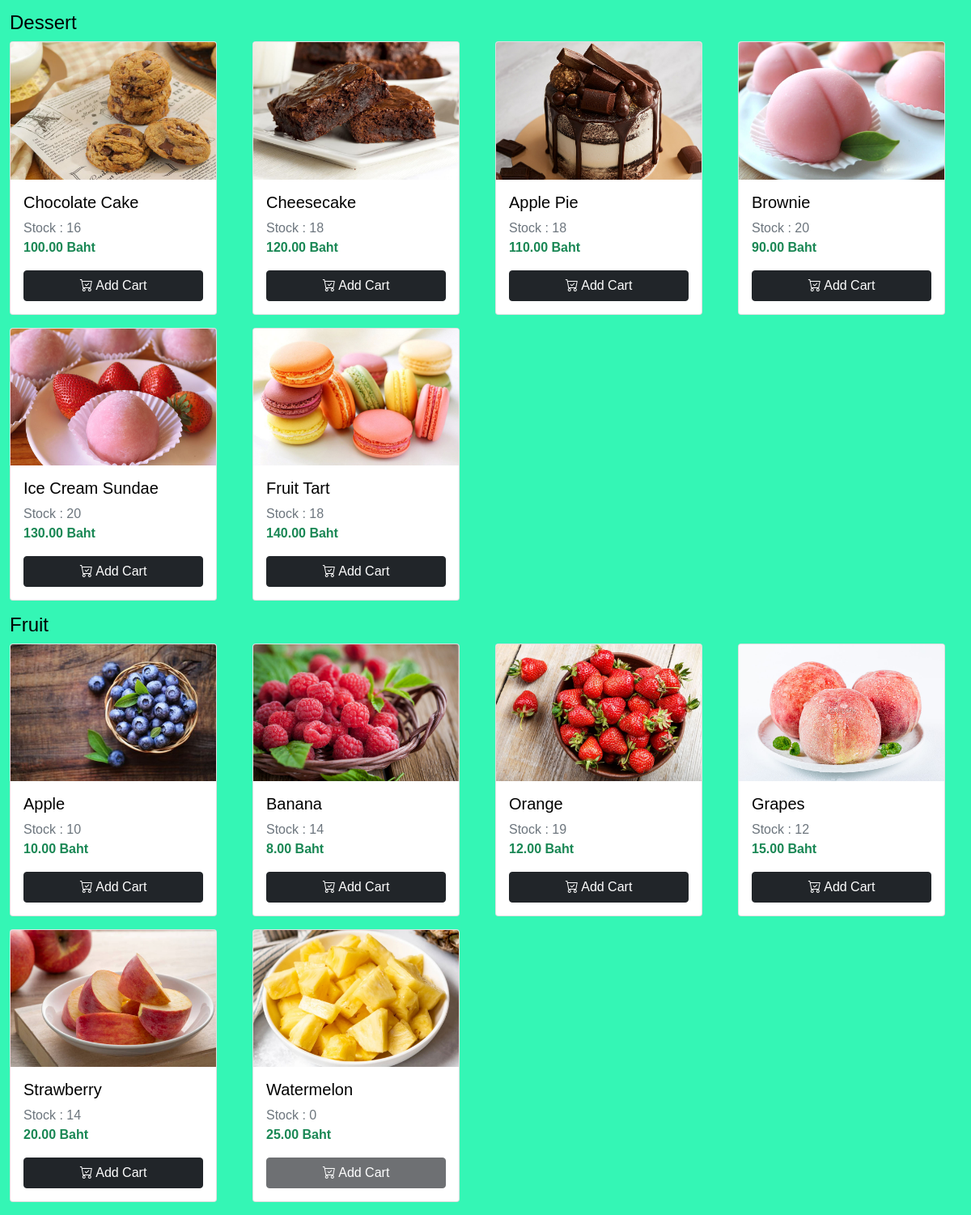
/Cashierphp/index.php (signed in, lower part), run on an earlier commit of the app's database.
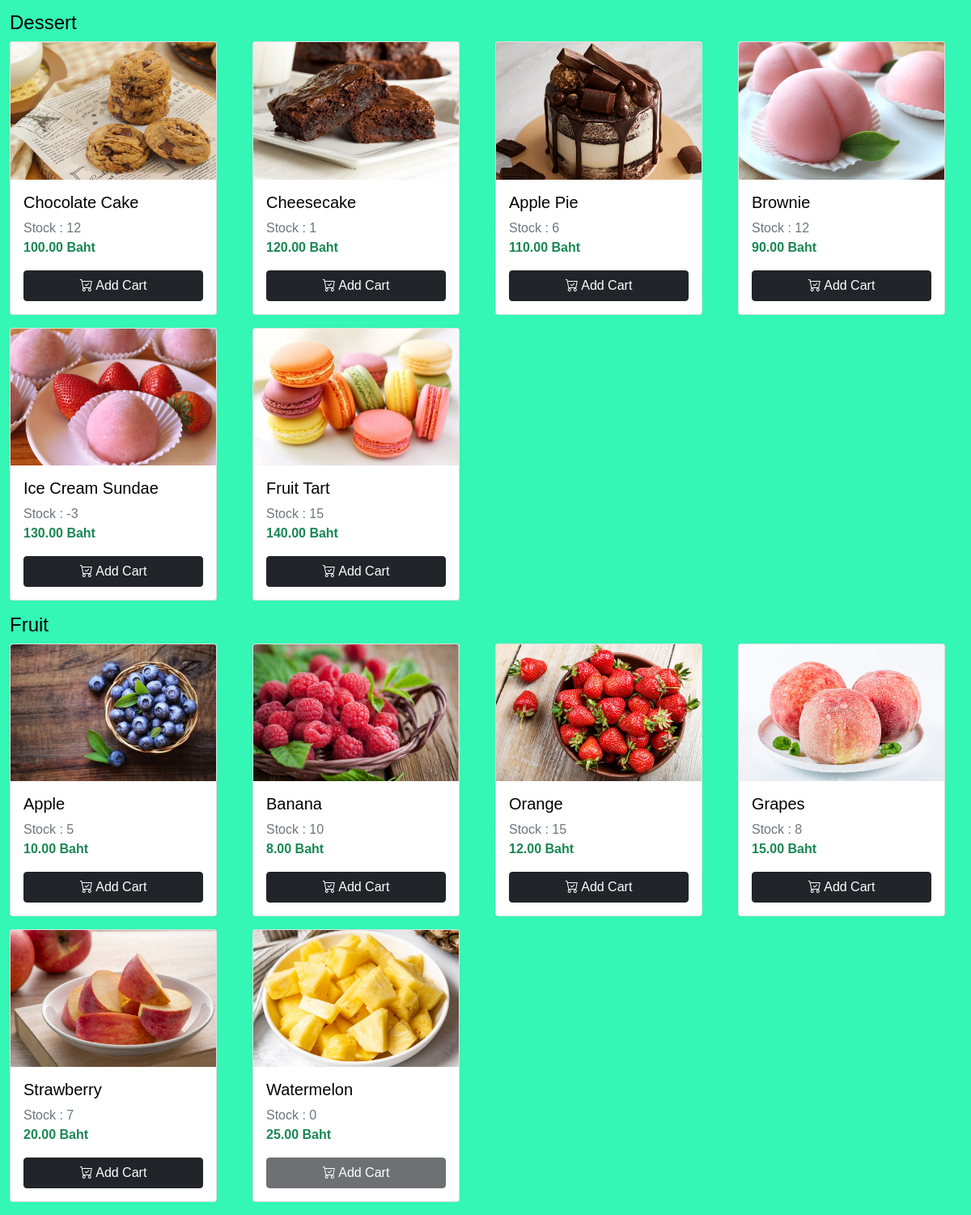
And on a later commit of the database.
### tables this page shows
CREATE TABLE `dessert_menu` (
  `dess_menuID` int(10) NOT NULL,
  `dess_menuName` varchar(255) NOT NULL,
  `dess_quantity` int(3) DEFAULT NULL,
  `dess_price` int(3) NOT NULL,
  `dess_picture` varchar(255) NOT NULL
);

CREATE TABLE `fruit_menu` (
  `fruit_menuID` int(10) NOT NULL,
  `fruit_menuName` varchar(255) NOT NULL,
  `fruit_quantity` int(3) DEFAULT NULL,
  `fruit_price` int(3) NOT NULL,
  `fruit_picture` varchar(255) NOT NULL
);

### Cashierphp/index.php (the view, shortened to what this page needs)
<?php
include '../condb/database.php';
$dess_query = mysqli_query($conn, "SELECT * FROM dessert_menu");
$dess_row = mysqli_num_rows($dess_query);
$fruit_query = mysqli_query($conn, "SELECT * FROM fruit_menu");
$fruit_row = mysqli_num_rows($fruit_query);
?>
<!DOCTYPE html>
<html lang="en">
<head>
    <link href="https://cdn.jsdelivr.net/npm/bootstrap@5.0.2/dist/css/bootstrap.min.css" rel="stylesheet">
    <link rel="stylesheet" href="https://cdn.jsdelivr.net/npm/bootstrap-icons@1.11.3/font/bootstrap-icons.min.css">
    <link rel="stylesheet" href="../css/add_styles.css">
</head>
<body>
    <div class="container" style="margin-top: 30px;">
        <br>
        <div class="row">
        </div>
        <div class="row">
            <h4>Dessert</h4>
            <?php if ($dess_row > 0) : ?>
                <?php while ($dessert = mysqli_fetch_assoc($dess_query)) : ?>
                    <div class="col-3 mb-3">
                        <div class="card" style="width: 16rem;">
                            <?php if (!empty($dessert['dess_picture'])) : ?>
                                <img src="../image/menu/Dessert/<?php echo $dessert['dess_picture']; ?>" class="card-img-top" width="100" alt="Product Image">
                            <?php else : ?>
                                <img src="../image/error.png" class="card-img-top" width="100" alt="Product Image">
                            <?php endif; ?>
                            <div class="card-body">
                                <h5 class="card-title"><?php echo $dessert['dess_menuName']; ?></h5>
                                <p class="card-text text-muted mb-0">Stock : <?php echo $dessert['dess_quantity']; ?></p>
                                <p class="card-text text-success fw-bold"><?php echo number_format($dessert['dess_price'], 2); ?> Baht</p>
                                <?php if ($dessert['dess_quantity'] == 0) : ?>
                                    <button class="btn btn-dark w-100" disabled><i class="bi bi-cart-check"></i> Add Cart</button>
                                <?php else : ?>
                                    <a href="../condb/cart-adddb.php?id=<?php echo $dessert['dess_menuName']; ?>" class="btn btn-dark w-100"><i class="bi bi-cart-check"></i> Add Cart</a>
                                <?php endif; ?>
                            </div>
                        </div>
                    </div>
                <?php endwhile; ?>
            <?php else : ?>
                <diiv class="col-12">
                    <h4 class="text-danger">No product data</h4>
                </diiv>
            <?php endif; ?>
        </div>
        <div class="row">
            <h4>Fruit</h4>
            <?php if ($fruit_row > 0) : ?>
                <?php while ($fruit = mysqli_fetch_assoc($fruit_query)) : ?>
                    <div class="col-3 mb-3">
                        <div class="card" style="width: 16rem;">
                            <?php if (!empty($fruit['fruit_picture'])) : ?>
                                <img src="../image/menu/Fruit/<?php echo $fruit['fruit_picture']; ?>" class="card-img-top" width="100" alt="Product Image">
                            <?php else : ?>
                                <img src="../image/error.png" class="card-img-top" width="100" alt="Product Image">
                            <?php endif; ?>
                            <div class="card-body">
                                <h5 class="card-title"><?php echo $fruit['fruit_menuName']; ?></h5>
                                <p class="card-text text-muted mb-0">Stock : <?php echo $fruit['fruit_quantity']; ?></p>
                                <p class="card-text text-success fw-bold"><?php echo number_format($fruit['fruit_price'], 2); ?> Baht</p>
                                <?php if ($fruit['fruit_quantity'] == 0): ?>
                                    <button class="btn btn-dark w-100" disabled><i class="bi bi-cart-check"></i> Add Cart</button>
                                <?php else: ?>
                                    <a href="../condb/cart-adddb.php?id=<?php echo $fruit['fruit_menuName']; ?>" class="btn btn-dark w-100"><i class="bi bi-cart-check"></i> Add Cart</a>
                                <?php endif; ?>
                            </div>
                        </div>
                    </div>
                <?php endwhile; ?>
            <?php else : ?>
                <diiv class="col-12">
                    <h4 class="text-danger">No product data</h4>
                </diiv>
            <?php endif; ?>
        </div>
    </div>
</body>
</html>

What changed in the data, as far as the page shows it:
changed dessert_menu "Chocolate Cake": dess_quantity "16" → "12"
changed dessert_menu "Cheesecake": dess_quantity "18" → "1"
changed dessert_menu "Apple Pie": dess_quantity "18" → "6"
changed dessert_menu "Brownie": dess_quantity "20" → "12"
changed dessert_menu "Ice Cream Sundae": dess_quantity "20" → "-3"
changed dessert_menu "Fruit Tart": dess_quantity "18" → "15"
changed fruit_menu "Apple": fruit_quantity "10" → "5"
changed fruit_menu "Banana": fruit_quantity "14" → "10"
changed fruit_menu "Orange": fruit_quantity "19" → "15"
changed fruit_menu "Grapes": fruit_quantity "12" → "8"
changed fruit_menu "Strawberry": fruit_quantity "14" → "7"
